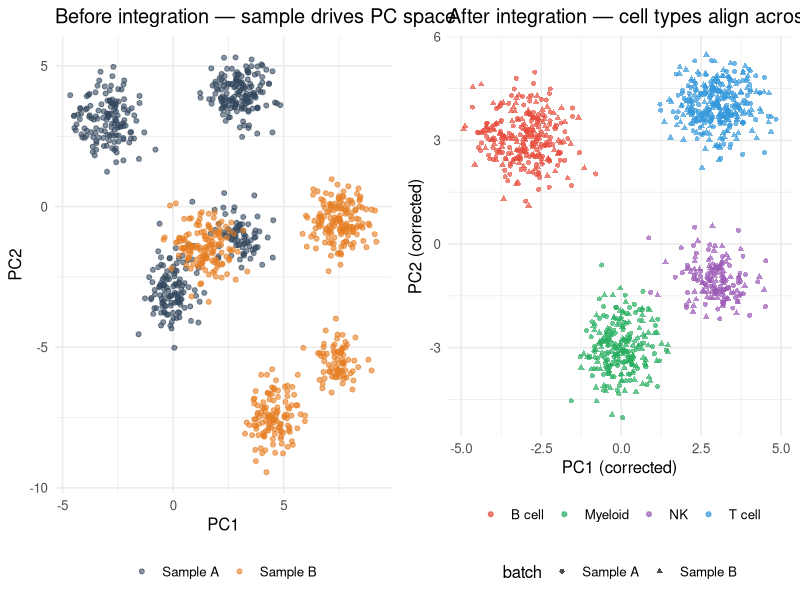
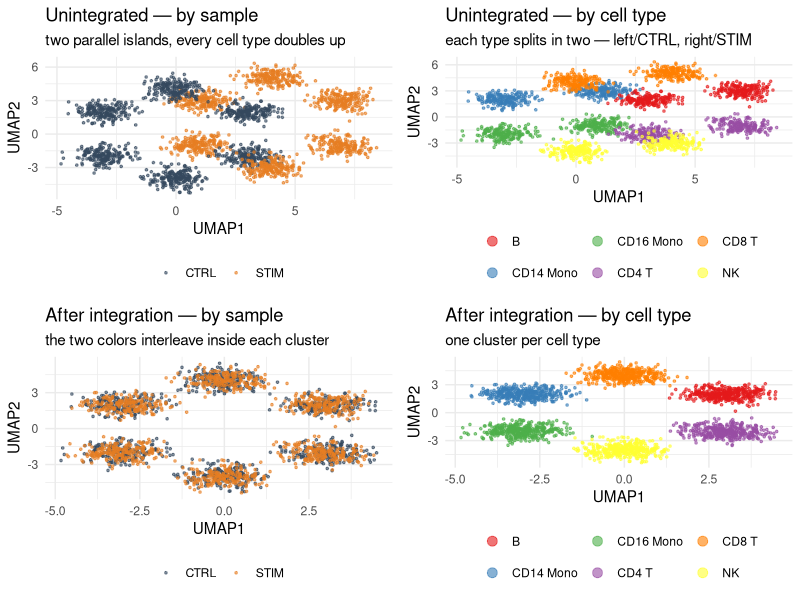
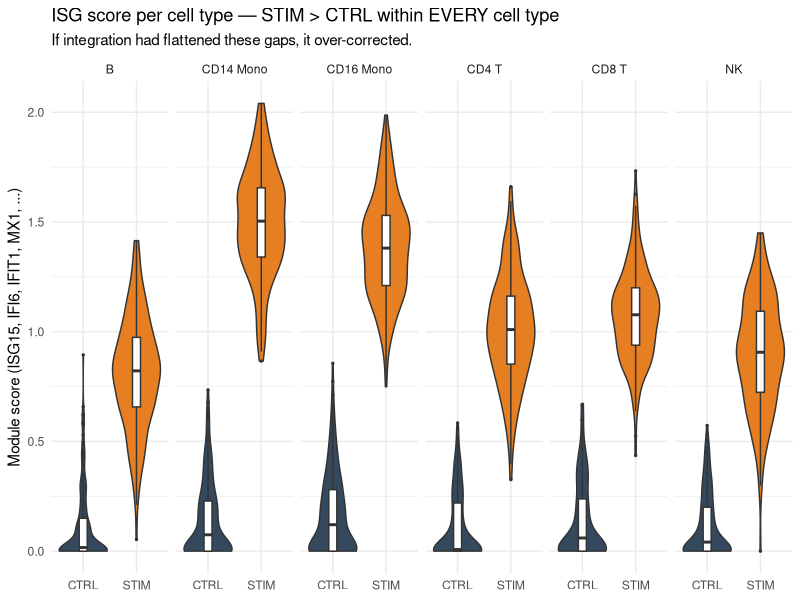

Recreate these plots in R, in order.
## ---- chunk 1
#| label: setup-lec04
#| include: false
library(tidyverse); library(knitr); library(gridExtra)
theme_set(theme_minimal(base_size = 14)); set.seed(2026)
## ---- chunk 2
#| label: integration-toy
#| echo: false
#| fig-width: 10
#| fig-height: 4.5

set.seed(2026)

# 4 cell types, 2 batches; each batch shifted in PC space
make_batch <- function(shift_x, shift_y) {
  bind_rows(
    tibble(x = rnorm(160,  3, 0.7) + shift_x, y = rnorm(160,  4, 0.6) + shift_y, ct = "T cell"),
    tibble(x = rnorm(140, -3, 0.7) + shift_x, y = rnorm(140,  3, 0.7) + shift_y, ct = "B cell"),
    tibble(x = rnorm(120,  0, 0.6) + shift_x, y = rnorm(120, -3, 0.7) + shift_y, ct = "Myeloid"),
    tibble(x = rnorm( 80,  3, 0.7) + shift_x, y = rnorm( 80, -1, 0.6) + shift_y, ct = "NK")
  )
}
b1 <- make_batch( 0.0,  0.0) |> mutate(batch = "Sample A")
b2 <- make_batch( 4.5, -4.5) |> mutate(batch = "Sample B")

# After "integration": project both batches onto the same shared structure
# (here, just remove the per-batch shift)
b1a <- b1 |> mutate(x_int = x,        y_int = y)
b2a <- b2 |> mutate(x_int = x - 4.5,  y_int = y + 4.5)
post <- bind_rows(b1a, b2a)

cols <- c("T cell" = "#3498db", "B cell" = "#e74c3c",
          "Myeloid" = "#27ae60", "NK" = "#9b59b6")

# Before plot — coloured by BATCH so the user sees the batch effect
p_before <- bind_rows(b1, b2) |>
  ggplot(aes(x, y, color = batch)) +
  geom_point(alpha = 0.6, size = 1.4) +
  scale_color_manual(values = c("Sample A" = "#34495e", "Sample B" = "#e67e22"), name = NULL) +
  labs(title = "Before integration — sample drives PC space",
       x = "PC1", y = "PC2") +
  theme_minimal(base_size = 12) + theme(legend.position = "bottom")

# After plot — coloured by CELL TYPE so the user sees the biology emerge
p_after <- post |>
  ggplot(aes(x_int, y_int, color = ct, shape = batch)) +
  geom_point(alpha = 0.7, size = 1.4) +
  scale_color_manual(values = cols, name = NULL) +
  labs(title = "After integration — cell types align across samples",
       x = "PC1 (corrected)", y = "PC2 (corrected)") +
  theme_minimal(base_size = 12) +
  theme(legend.position = "bottom",
        legend.box = "vertical")

gridExtra::grid.arrange(p_before, p_after, nrow = 1)
## ---- chunk 3
#| label: ifnb-umaps
#| echo: false
#| fig-width: 12
#| fig-height: 4.6

set.seed(2026)

# Simulate 6 cell types × 2 conditions
celltypes <- c("CD14 Mono", "CD16 Mono", "B", "CD4 T", "CD8 T", "NK")
ct_centers <- tibble(
  ct = celltypes,
  cx = c(-3, -3, 3, 3, 0, 0),
  cy = c( 2, -2, 2, -2, 4, -4)
)

# Each condition shifts every cluster by the same vector — that's the batch effect
# CTRL: no shift; STIM: shift along the IFN axis
n_per <- 200
cells <- map_dfr(celltypes, function(ct) {
  c <- ct_centers |> filter(ct == !!ct)
  bind_rows(
    tibble(ct = ct, stim = "CTRL",
           u1 = c$cx + rnorm(n_per, 0, 0.6),
           u2 = c$cy + rnorm(n_per, 0, 0.5)),
    tibble(ct = ct, stim = "STIM",
           u1 = c$cx + 4 + rnorm(n_per, 0, 0.6),
           u2 = c$cy + 1 + rnorm(n_per, 0, 0.5))
  )
})

p_unint_sample <- ggplot(cells, aes(u1, u2, color = stim)) +
  geom_point(alpha = 0.6, size = 0.6) +
  scale_color_manual(values = c(CTRL = "#34495e", STIM = "#e67e22"), name = NULL) +
  labs(title = "Unintegrated — by sample",
       subtitle = "two parallel islands, every cell type doubles up",
       x = "UMAP1", y = "UMAP2") +
  theme_minimal(base_size = 11) + theme(legend.position = "bottom")

p_unint_ct <- ggplot(cells, aes(u1, u2, color = ct)) +
  geom_point(alpha = 0.6, size = 0.6) +
  scale_color_brewer(palette = "Set1", name = NULL) +
  labs(title = "Unintegrated — by cell type",
       subtitle = "each type splits in two — left/CTRL, right/STIM",
       x = "UMAP1", y = "UMAP2") +
  theme_minimal(base_size = 11) +
  theme(legend.position = "bottom") +
  guides(color = guide_legend(nrow = 2, override.aes = list(size = 3)))

# After integration: collapse the per-condition shift
cells_int <- cells |>
  mutate(u1_int = ifelse(stim == "STIM", u1 - 4, u1),
         u2_int = ifelse(stim == "STIM", u2 - 1, u2))

p_int_sample <- ggplot(cells_int, aes(u1_int, u2_int, color = stim)) +
  geom_point(alpha = 0.6, size = 0.6) +
  scale_color_manual(values = c(CTRL = "#34495e", STIM = "#e67e22"), name = NULL) +
  labs(title = "After integration — by sample",
       subtitle = "the two colors interleave inside each cluster",
       x = "UMAP1", y = "UMAP2") +
  theme_minimal(base_size = 11) + theme(legend.position = "bottom")

p_int_ct <- ggplot(cells_int, aes(u1_int, u2_int, color = ct)) +
  geom_point(alpha = 0.6, size = 0.6) +
  scale_color_brewer(palette = "Set1", name = NULL) +
  labs(title = "After integration — by cell type",
       subtitle = "one cluster per cell type",
       x = "UMAP1", y = "UMAP2") +
  theme_minimal(base_size = 11) +
  theme(legend.position = "bottom") +
  guides(color = guide_legend(nrow = 2, override.aes = list(size = 3)))

gridExtra::grid.arrange(p_unint_sample, p_unint_ct, p_int_sample, p_int_ct, nrow = 2)
## ---- chunk 4
#| label: isg-gap-check
#| echo: false
#| fig-width: 9
#| fig-height: 4

set.seed(2026)

# Per-cell ISG score: high in STIM monocytes, mild in T/B/NK
isg_score <- function(stim, ct) {
  baseline <- ifelse(stim == "CTRL", 0.05, 1)
  multiplier <- case_when(
    ct == "CD14 Mono" ~ 1.5,
    ct == "CD16 Mono" ~ 1.4,
    ct == "B"         ~ 0.8,
    ct == "CD4 T"     ~ 1.0,
    ct == "CD8 T"     ~ 1.1,
    ct == "NK"        ~ 0.9
  )
  pmax(baseline * multiplier + rnorm(length(stim), 0, 0.25), 0)
}

cells_int$isg <- isg_score(cells_int$stim, cells_int$ct)

ggplot(cells_int, aes(stim, isg, fill = stim)) +
  geom_violin(scale = "width", trim = TRUE) +
  geom_boxplot(width = 0.15, outlier.size = 0.5, fill = "white") +
  facet_wrap(~ ct, nrow = 1) +
  scale_fill_manual(values = c(CTRL = "#34495e", STIM = "#e67e22"), guide = "none") +
  labs(title = "ISG score per cell type — STIM > CTRL within EVERY cell type",
       subtitle = "If integration had flattened these gaps, it over-corrected.",
       x = NULL, y = "Module score (ISG15, IFI6, IFIT1, MX1, ...)") +
  theme_minimal(base_size = 11)
